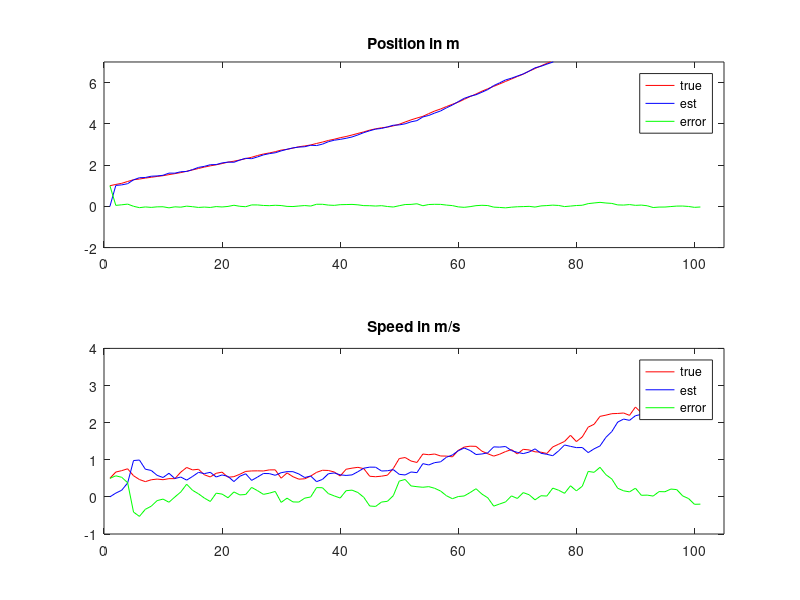
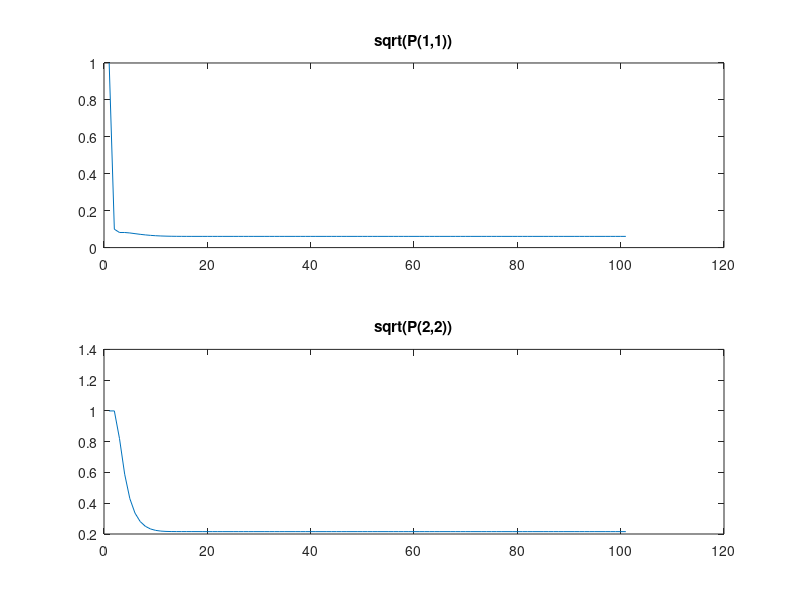
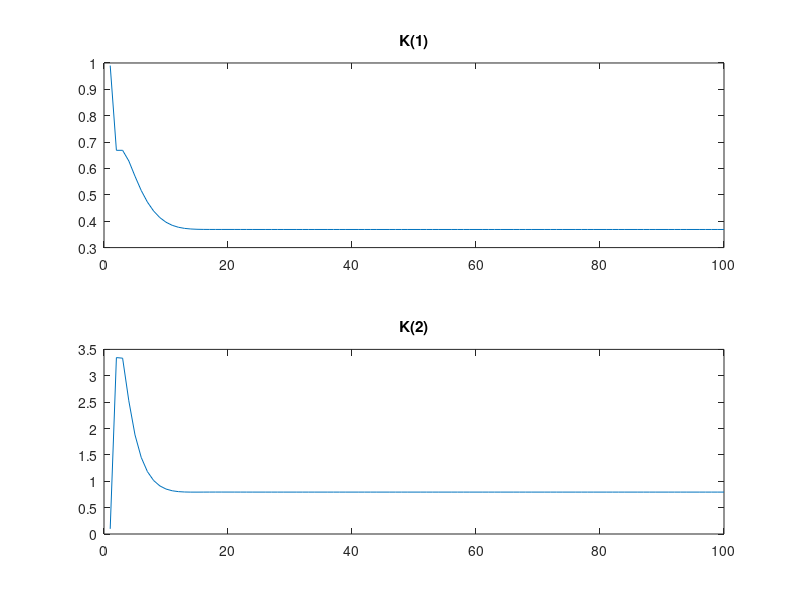

Source code (MATLAB) for these figures, in order:
% EXAMPLE FROM EL2320
% 
% This is an example program to simulate the car example described by the
% equations
% 
% p(k+1) = p(k) + dt * s(k)
% s(k+1) = s(k) + dt * u(k)
%
% where p(k) and s(k) is the position and speed respectively
%
% This can be re-written in state-space form as
% 
% x(k+1) = A * x(k) + B * u(k)
%
% where A = [1 dt; 0 1], B = [0; dt], x=[p; s]
%
% We also assume that we measure the position, which gives
% y(k) = [1 0] * x(k) = C * x(k)
% 
% We also add noise, i.e.
% 
% x(k+1) = A * x(k) + B * u(k) + G * w(k)
% y(k) = C * x(k) + D * v(k)
% where w(k) is process noise and v(k) is measurement noise.
% 
% We assume that G is eye(2) (identity matrix) and that D is 1;
% 
% We assume that w(k) and v(k) are white, zero-mean and Gaussian
% 
% For estimation we use the Kalman Filter
%
% xhat(k+1|k) = A * xhat(k|k) + B * u(k)
% P(k+1|k) = A * P * A^T + G * R * G^T
% 
% K(k+1) = P(k+1|k) * C^T * inv(C * P(k+1|k) * C^T + D * Q * D^T)
% xhat(k+1|k+1) = xhat(k+1|k) + K(k+1) * (y(k+1) - C * xhat(k+1|k))
% P(k+1|k+1) = P(k+1|k) - K(k+1) * C * P(k+1|k)
%
% This program assumes that dt=0.1s and allows you to play with different
% setting for the noise levels. Try with different values for the noise levels

%%%%%%%%%%%%%%%%%%%%%%%%%%

% The system model
dt = 0.1;
A = [1 dt; 0 1];
B = [0; dt];
C = [1 0];

x = [1 0.5]';
u = 0;

n = 100; % Number of simulated time steps

% The simulated noise 
wStdP = 0.01; % Noise on simulated position
wStdV = 0.1;   % Noise on simulated velocity
vStd = 0.1;    % Simulated measurement noise on position

% The Kalman Filter modeled uncertainties and initial values
xhat = 0.001.*[-2 1]';
P = eye(2)*1;
G = eye(2);
D = 1;
R = (diag([0.01^2 0.1^2]));
Q = (0.1^2);

% Containers for storing data during simulation
X = zeros(2,n+1);
Xhat = zeros(2,n+1);
PP = zeros(4,n+1);
KK = zeros(2,n);

% Initialize simulation
X(:,1) = x;
Xhat(:,1) = xhat;
PP(:,1) = reshape(P,4,1);
figure(1)
drawnow



% Run simulation
for k = 1:n
    
    % Simulate system
    x = A * x + B * u + [wStdP*randn(1,1); wStdV*randn(1,1)];
    y = C * x + D * vStd*randn(1,1);
    X(:,k+1) = x;

    % Prediction
    xhat = A * xhat + B * u;
    P = A * P * A' + G * R * G';

    % Measurement update
    K = P * C' * inv(C * P * C' + D * Q * D');
    xhat = xhat + K * (y - C * xhat);
    P = P - K * C * P;
    Xhat(:,k+1) = xhat;
    KK(:,k) = K;
    PP(:,k+1) = reshape(P,4,1);

    % Plot position
    clf, subplot(2,1,1), 
    plot(X(1,1:(k+1)),'r')
    hold on, 
    plot(Xhat(1,1:(k+1)),'b')
    plot(X(1,1:(k+1))-Xhat(1,1:(k+1)),'g')
    axis([0 n+5 -2 7])
    title('Position in m')
    legend('true','est','error')

    % Plot speed
    subplot(2,1,2), 
    plot(X(2,1:(k+1)),'r')
    hold on, 
    plot(Xhat(2,1:(k+1)),'b')
    plot(X(2,1:(k+1))-Xhat(2,1:(k+1)),'g')
    axis([0 n+5 -1 4])
    title('Speed in m/s')
    legend('true','est','error')

    drawnow
end

% Print error statistics
E = X - Xhat;
fprintf('Standard deviation of error in position (second half): %fm\n', std(E(1,round(size(E,2)/2):end)))
fprintf('Standard deviation of error in velocity (second half): %fm/s\n', std(E(2,round(size(E,2)/2):end)))

% Plot Error Covariance
figure(2)
title('Estimated error covariance')
subplot(2,1,1),
plot(sqrt(PP(1,:)))
title('sqrt(P(1,1))')
subplot(2,1,2),
plot(sqrt(PP(4,:)))
title('sqrt(P(2,2))')

% Plot Kalman Gain
figure(3)
title('Kalman filter gain coefficients')
subplot(2,1,1),
plot(KK(1,:))
title('K(1)')
subplot(2,1,2),
plot(KK(2,:))
title('K(2)')
